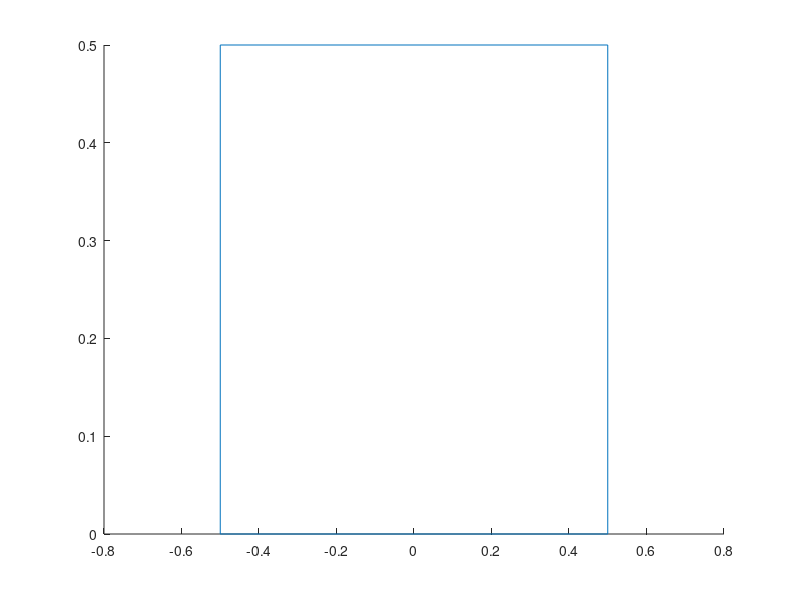

This figure's MATLAB source: (Note: this script raises an error after producing the figure.)
clear,clc,clf
%% Plane generations
plCar=[1,0;0,0.5]*[0,1,1,0,0;0,0,1,1,0]+repmat([-0.5;0],1,5);
plBar=[0,1;0,0];
plBall=0.1*[cos(2*pi*([0:0.01:1,0]));sin(2*pi*([0:0.01:1,0]))];
%% Drawing Scene
figure(1)
hCar=hgtransform; line(plCar(1,:),plCar(2,:),'parent',hCar)
hBar=hgtransform('parent',hCar); line(plBar(1,:),plBar(2,:),'parent',hBar)
set(hBar,'matrix',makehgtform('translate',[0,0.5,0])*makehgtform('zrotate',pi/2))
hBall=hgtransform('parent',hBar); line(plBall(1,:),plBall(2,:),'parent',hBall)
set(hBall,'matrix',makehgtform('translate',[1,0,0]))
hold on, grid on
axis([-1,1,-0.2,2])
axis equal
%% Degrees of freedom
px = 0.1;
th = 45*pi/180;
set(hCar,'matrix',makehgtform('translate',[px,0,0]))
set(hBar,'matrix',makehgtform('translate',[0,0.5,0])*makehgtform('zrotate',pi/2+th))
%% Modelo dinamico
% D(q)*qpp+V(qp,q)+G(q)=u(t)
D = [M+m,-l*m*cos(th);-l*m*cos(th),m*l^2];
V = [m*l*w^2*sin(th);0];
G = [0;m*l*g*sin(th)];
qpp = D\(V+G-u)
